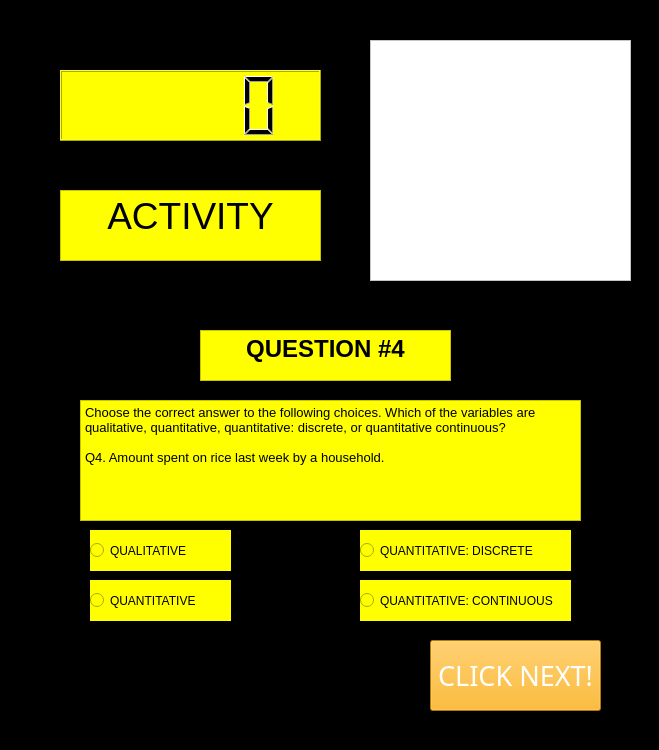
<?xml version="1.0" encoding="UTF-8"?>
<ui version="4.0">
 <class>Q4</class>
 <widget class="QWidget" name="Q4">
  <property name="geometry">
   <rect>
    <x>0</x>
    <y>0</y>
    <width>659</width>
    <height>750</height>
   </rect>
  </property>
  <property name="windowTitle">
   <string>Form</string>
  </property>
  <property name="styleSheet">
   <string notr="true">background-color: rgb(0, 0, 0);</string>
  </property>
  <widget class="QRadioButton" name="radio4">
   <property name="geometry">
    <rect>
     <x>360</x>
     <y>580</y>
     <width>211</width>
     <height>41</height>
    </rect>
   </property>
   <property name="styleSheet">
    <string notr="true">background-color: rgb(255, 255, 0);</string>
   </property>
   <property name="text">
    <string>QUANTITATIVE: CONTINUOUS</string>
   </property>
  </widget>
  <widget class="QPushButton" name="pushButton">
   <property name="geometry">
    <rect>
     <x>430</x>
     <y>640</y>
     <width>171</width>
     <height>71</height>
    </rect>
   </property>
   <property name="font">
    <font>
     <family>Roman</family>
     <pointsize>20</pointsize>
    </font>
   </property>
   <property name="styleSheet">
    <string notr="true">background-color: rgb(255, 170, 0);
color: rgb(255, 255, 255);</string>
   </property>
   <property name="text">
    <string>CLICK NEXT!</string>
   </property>
  </widget>
  <widget class="QLCDNumber" name="lcd_TIMER">
   <property name="geometry">
    <rect>
     <x>60</x>
     <y>70</y>
     <width>261</width>
     <height>71</height>
    </rect>
   </property>
   <property name="styleSheet">
    <string notr="true">background-color: rgb(255, 255, 0);</string>
   </property>
  </widget>
  <widget class="QRadioButton" name="radio2">
   <property name="geometry">
    <rect>
     <x>360</x>
     <y>530</y>
     <width>211</width>
     <height>41</height>
    </rect>
   </property>
   <property name="styleSheet">
    <string notr="true">background-color: rgb(255, 255, 0);</string>
   </property>
   <property name="text">
    <string>QUANTITATIVE: DISCRETE</string>
   </property>
  </widget>
  <widget class="QRadioButton" name="radio1">
   <property name="geometry">
    <rect>
     <x>90</x>
     <y>530</y>
     <width>141</width>
     <height>41</height>
    </rect>
   </property>
   <property name="styleSheet">
    <string notr="true">background-color: rgb(255, 255, 0);</string>
   </property>
   <property name="text">
    <string>QUALITATIVE</string>
   </property>
  </widget>
  <widget class="QTextBrowser" name="textBrowser_2">
   <property name="geometry">
    <rect>
     <x>80</x>
     <y>400</y>
     <width>501</width>
     <height>121</height>
    </rect>
   </property>
   <property name="styleSheet">
    <string notr="true">background-color: rgb(255, 255, 0);
</string>
   </property>
   <property name="html">
    <string>&lt;!DOCTYPE HTML PUBLIC &quot;-//W3C//DTD HTML 4.0//EN&quot; &quot;http://www.w3.org/TR/REC-html40/strict.dtd&quot;&gt;
&lt;html&gt;&lt;head&gt;&lt;meta name=&quot;qrichtext&quot; content=&quot;1&quot; /&gt;&lt;style type=&quot;text/css&quot;&gt;
p, li { white-space: pre-wrap; }
&lt;/style&gt;&lt;/head&gt;&lt;body style=&quot; font-family:'MS Shell Dlg 2'; font-size:7.8pt; font-weight:400; font-style:normal;&quot;&gt;
&lt;p style=&quot; margin-top:0px; margin-bottom:0px; margin-left:0px; margin-right:0px; -qt-block-indent:0; text-indent:0px;&quot;&gt;&lt;span style=&quot; font-size:10pt;&quot;&gt;Choose the correct answer to the following choices. Which of the variables are qualitative, quantitative, quantitative: discrete, or quantitative continuous?&lt;/span&gt;&lt;/p&gt;
&lt;p style=&quot;-qt-paragraph-type:empty; margin-top:0px; margin-bottom:0px; margin-left:0px; margin-right:0px; -qt-block-indent:0; text-indent:0px; font-size:10pt;&quot;&gt;&lt;br /&gt;&lt;/p&gt;
&lt;p style=&quot; margin-top:0px; margin-bottom:0px; margin-left:0px; margin-right:0px; -qt-block-indent:0; text-indent:0px;&quot;&gt;&lt;span style=&quot; font-size:10pt;&quot;&gt;Q4. Amount spent on rice last week by a household.&lt;/span&gt;&lt;/p&gt;&lt;/body&gt;&lt;/html&gt;</string>
   </property>
  </widget>
  <widget class="QTextBrowser" name="text1">
   <property name="geometry">
    <rect>
     <x>60</x>
     <y>190</y>
     <width>261</width>
     <height>71</height>
    </rect>
   </property>
   <property name="styleSheet">
    <string notr="true">background-color: rgb(255, 255, 0);</string>
   </property>
   <property name="html">
    <string>&lt;!DOCTYPE HTML PUBLIC &quot;-//W3C//DTD HTML 4.0//EN&quot; &quot;http://www.w3.org/TR/REC-html40/strict.dtd&quot;&gt;
&lt;html&gt;&lt;head&gt;&lt;meta name=&quot;qrichtext&quot; content=&quot;1&quot; /&gt;&lt;style type=&quot;text/css&quot;&gt;
p, li { white-space: pre-wrap; }
&lt;/style&gt;&lt;/head&gt;&lt;body style=&quot; font-family:'MS Shell Dlg 2'; font-size:7.8pt; font-weight:400; font-style:normal;&quot;&gt;
&lt;p align=&quot;center&quot; style=&quot; margin-top:0px; margin-bottom:0px; margin-left:0px; margin-right:0px; -qt-block-indent:0; text-indent:0px;&quot;&gt;&lt;span style=&quot; font-size:28pt;&quot;&gt;ACTIVITY&lt;/span&gt;&lt;/p&gt;&lt;/body&gt;&lt;/html&gt;</string>
   </property>
  </widget>
  <widget class="QGraphicsView" name="LCD_Camera">
   <property name="geometry">
    <rect>
     <x>370</x>
     <y>40</y>
     <width>261</width>
     <height>241</height>
    </rect>
   </property>
   <property name="styleSheet">
    <string notr="true">background-color: rgb(255, 255, 255);</string>
   </property>
  </widget>
  <widget class="QTextBrowser" name="q1">
   <property name="geometry">
    <rect>
     <x>200</x>
     <y>330</y>
     <width>251</width>
     <height>51</height>
    </rect>
   </property>
   <property name="styleSheet">
    <string notr="true">background-color: rgb(255, 255, 0);</string>
   </property>
   <property name="html">
    <string>&lt;!DOCTYPE HTML PUBLIC &quot;-//W3C//DTD HTML 4.0//EN&quot; &quot;http://www.w3.org/TR/REC-html40/strict.dtd&quot;&gt;
&lt;html&gt;&lt;head&gt;&lt;meta name=&quot;qrichtext&quot; content=&quot;1&quot; /&gt;&lt;style type=&quot;text/css&quot;&gt;
p, li { white-space: pre-wrap; }
&lt;/style&gt;&lt;/head&gt;&lt;body style=&quot; font-family:'MS Shell Dlg 2'; font-size:7.8pt; font-weight:400; font-style:normal;&quot;&gt;
&lt;p align=&quot;center&quot; style=&quot; margin-top:0px; margin-bottom:0px; margin-left:0px; margin-right:0px; -qt-block-indent:0; text-indent:0px;&quot;&gt;&lt;span style=&quot; font-size:18pt; font-weight:600;&quot;&gt;QUESTION #4&lt;/span&gt;&lt;/p&gt;&lt;/body&gt;&lt;/html&gt;</string>
   </property>
  </widget>
  <widget class="QRadioButton" name="radio3">
   <property name="geometry">
    <rect>
     <x>90</x>
     <y>580</y>
     <width>141</width>
     <height>41</height>
    </rect>
   </property>
   <property name="styleSheet">
    <string notr="true">background-color: rgb(255, 255, 0);</string>
   </property>
   <property name="text">
    <string>QUANTITATIVE</string>
   </property>
  </widget>
 </widget>
 <resources/>
 <connections/>
</ui>
